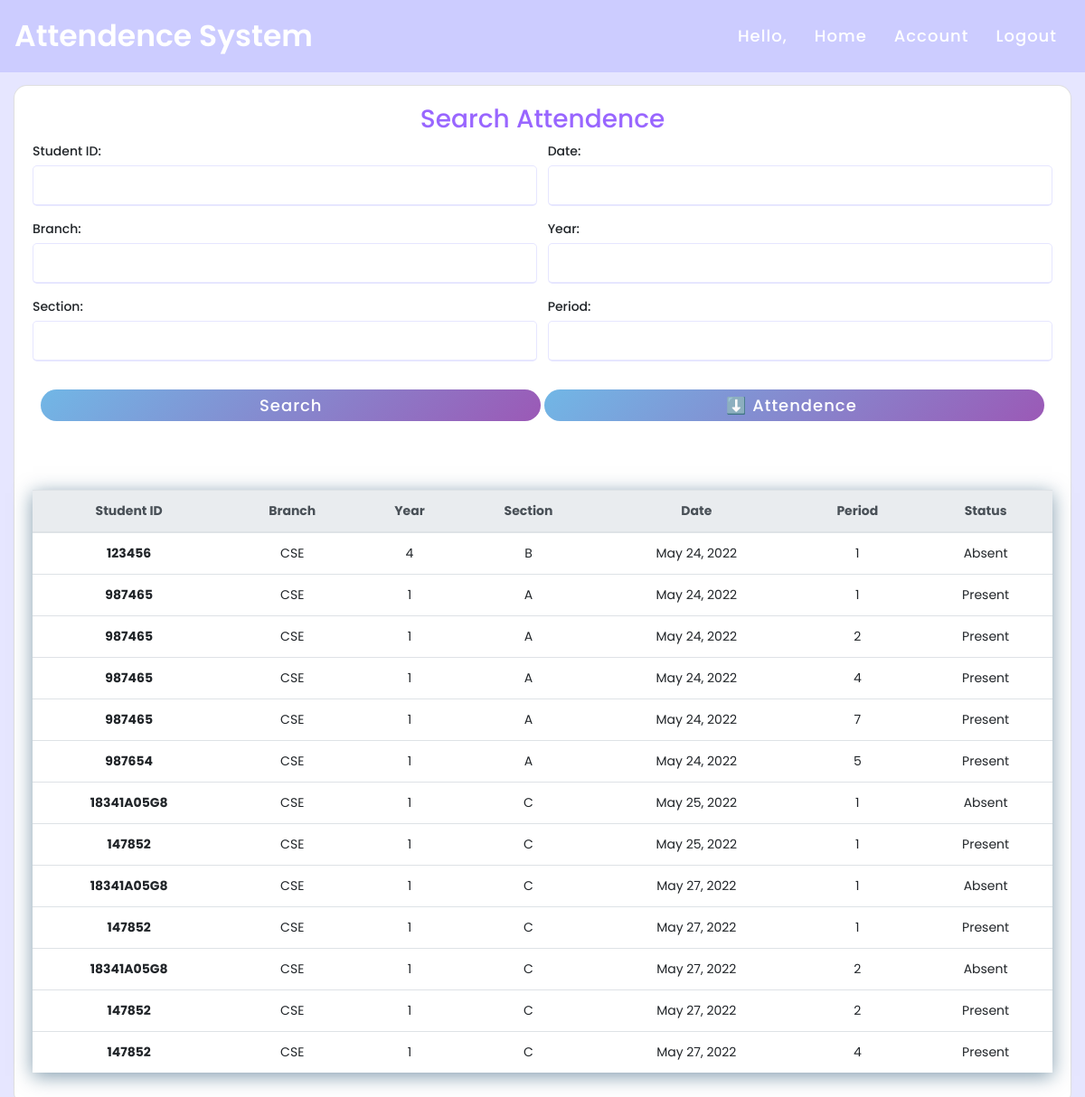
Page /searchattendence/ (signed in) on the committed database.
### attendence_sys/models.py (models this page shows, shortened)
class Attendence(models.Model):
    Faculty_Name = models.CharField(max_length=200, null=True, blank=True)
    Student_ID = models.CharField(max_length=200, null=True, blank=True)
    date = models.DateField(auto_now_add = True, null = True)
    time = models.TimeField(auto_now_add=True, null = True)
    branch = models.CharField(max_length=200, null = True)
    year = models.CharField(max_length=200, null = True)
    section = models.CharField(max_length=200, null = True)
    period = models.CharField(max_length=200, null = True)
    status = models.CharField(max_length=200, null = True, default='Absent')

### attendence_sys/views.py (the view)
# urls.py: path('searchattendence/', views.searchAttendence, name='searchattendence'),
def searchAttendence(request):
    global attendences
    attendences= Attendence.objects.all()       #gets all data from attendence_sys_attendence table
    myFilter = AttendenceFilter(request.GET, queryset=attendences)
    attendences = myFilter.qs       #filters data
    context = {'myFilter':myFilter, 'attendences': attendences, 'ta':False}
    return render(request, 'attendence_sys/attendence.html', context)

### attendence_sys/templates/attendence_sys/attendence.html (shortened to what this page needs)
{% extends 'attendence_sys/main.html' %}
{% load static %} {% block content %}
 {% if ta == False %}
<div class="card card-body">
    <center>
        <h3>Search Attendence</h3>
    </center>
    <form method="get">
        <div class="form-group">{{myFilter.form.as_p}}</div>
        <div class="button">
            <input type="submit" value="Search" />
            <a href="{% url 'export_excel' %}">
                <input type="button" value="⬇️ Attendence " />
            </a>
        </div>
        <br />
        <div class="row">
            <table class="table">
                <thead class="thead-light">
                    <tr id="header">
                        <th>Student ID</th>
                        <th>Branch</th>
                        <th>Year</th>
                        <th>Section</th>
                        <th>Date</th>
                        <th>Period</th>
                        <th>Status</th>
                    </tr>
                </thead>
                {% for attendence in attendences %}
                <tr>
                    <th data-title="Student_ID">{{ attendence.Student_ID }}</th>
                    <td data-title="Branch">{{ attendence.branch }}</td>
                    <td data-title="Year">{{ attendence.year }}</td>
                    <td data-title="Section">{{ attendence.section }}</td>
                    <td data-title="Date">{{ attendence.date }}</td>
                    <td data-title="Period">{{ attendence.period }}</td>
                    <td data-title="Status">{{ attendence.status }}</td>
                </tr>
                {% endfor %}
            </table>
        </div>
        {% endif %} {% endblock %}

### static/css/navbar.css (style rules this page uses)
* { margin: 0; padding: 0; box-sizing: border-box; font-family: 'Poppins', sans-serif; }

### static/css/main.css (style rules this page uses)
.form-group { display: flex; flex-wrap: wrap; justify-content: space-between; }
.form-group p { display: flex; flex-wrap: wrap; margin-bottom: 15px; flex-basis: 49.5%; }
h3 { color: #9966ff; }
.form-group p label { display: block; font-weight: 500; margin-bottom: 5px; }
.form-group p input { height: 45px; width: 100%; outline: none; border-radius: 5px; border: 1px solid #e6e6ff; padding-left: 15px; font-size: 16px; border-bottom-width: 2px; transition: all 0.3s ease; }
form .row { padding: 0; margin: 0; }
.button { height: 35px; margin: 15px 0px; text-align: center; }
.button input { height: 100%; width: 49%; font-size: 18px; font-weight: 500; letter-spacing: 1px; border: 0px; border-radius: 25px; color: white; background: linear-gradient(135deg, #71b7e6, #9b59b6); cursor: pointer; }

### static/css/attendance.css (style rules this page uses)
table { font-size: 14px; width: 100%; margin: 40px auto; box-shadow: 0px 4px 20px rgba(5, 57, 94, 0.5); -moz-boxshadow: 0px 4px 20px rgba(5, 57, 94, 0.5); -webkit-box-shadow: 0px 4px 20px rgba(5, 57, 94, 0.5); }
tr { text-align: center; }

### static/css/home.css (style rules this page uses)
.form-group select, .form-group input { border: 1px solid #e6e6ff; border-radius: 5px; }
.card.card-body { justify-content: center; border-radius: 15px; }

### rows in the picture
Attendence: Student_ID "123456", branch "CSE", year "4", section "B", date "May 24, 2022", period "1", status "Absent"
Attendence: Student_ID "987465", branch "CSE", year "1", section "A", date "May 24, 2022", period "1", status "Present"
Attendence: Student_ID "987465", branch "CSE", year "1", section "A", date "May 24, 2022", period "2", status "Present"
Attendence: Student_ID "987465", branch "CSE", year "1", section "A", date "May 24, 2022", period "4", status "Present"
Attendence: Student_ID "987465", branch "CSE", year "1", section "A", date "May 24, 2022", period "7", status "Present"
Attendence: Student_ID "987654", branch "CSE", year "1", section "A", date "May 24, 2022", period "5", status "Present"
Attendence: Student_ID "18341A05G8", branch "CSE", year "1", section "C", date "May 25, 2022", period "1", status "Absent"
Attendence: Student_ID "147852", branch "CSE", year "1", section "C", date "May 25, 2022", period "1", status "Present"
Attendence: Student_ID "18341A05G8", branch "CSE", year "1", section "C", date "May 27, 2022", period "1", status "Absent"
Attendence: Student_ID "147852", branch "CSE", year "1", section "C", date "May 27, 2022", period "1", status "Present"
Attendence: Student_ID "18341A05G8", branch "CSE", year "1", section "C", date "May 27, 2022", period "2", status "Absent"
Attendence: Student_ID "147852", branch "CSE", year "1", section "C", date "May 27, 2022", period "2", status "Present"
Attendence: Student_ID "147852", branch "CSE", year "1", section "C", date "May 27, 2022", period "4", status "Present"
